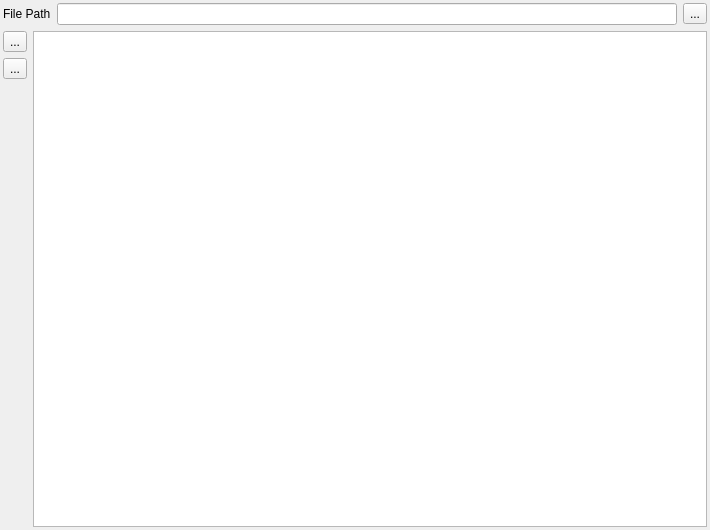
<?xml version="1.0" encoding="UTF-8"?>
<ui version="4.0">
 <class>LoadLevelerMonitor::Widgets::FileViewerWidget</class>
 <widget class="QWidget" name="LoadLevelerMonitor::Widgets::FileViewerWidget">
  <property name="geometry">
   <rect>
    <x>0</x>
    <y>0</y>
    <width>710</width>
    <height>530</height>
   </rect>
  </property>
  <property name="windowTitle">
   <string>File Viewer</string>
  </property>
  <layout class="QGridLayout" name="gridLayout">
   <property name="leftMargin">
    <number>3</number>
   </property>
   <property name="topMargin">
    <number>3</number>
   </property>
   <property name="rightMargin">
    <number>3</number>
   </property>
   <property name="bottomMargin">
    <number>3</number>
   </property>
   <item row="0" column="0">
    <layout class="QHBoxLayout" name="horizontalLayout">
     <item>
      <widget class="QLabel" name="label">
       <property name="text">
        <string>File Path</string>
       </property>
      </widget>
     </item>
     <item>
      <widget class="QLineEdit" name="file_path_line_edit"/>
     </item>
     <item>
      <widget class="QToolButton" name="refresh_tool_button">
       <property name="text">
        <string>...</string>
       </property>
       <property name="icon">
        <iconset resource="../loadleveler_monitor.qrc">
         <normaloff>:/loadleveler_monitor/images/refresh.png</normaloff>:/loadleveler_monitor/images/refresh.png</iconset>
       </property>
      </widget>
     </item>
    </layout>
   </item>
   <item row="1" column="0">
    <layout class="QHBoxLayout" name="horizontalLayout_2">
     <item>
      <layout class="QVBoxLayout" name="verticalLayout">
       <item>
        <widget class="QToolButton" name="scroll_to_end_button">
         <property name="text">
          <string>...</string>
         </property>
         <property name="icon">
          <iconset resource="../../core_plugin/core.qrc">
           <normaloff>:/core/images/go-jump-locationbar.png</normaloff>:/core/images/go-jump-locationbar.png</iconset>
         </property>
         <property name="checkable">
          <bool>true</bool>
         </property>
        </widget>
       </item>
       <item>
        <widget class="QToolButton" name="line_wrap_tool_button">
         <property name="text">
          <string>...</string>
         </property>
         <property name="icon">
          <iconset resource="../../core_plugin/core.qrc">
           <normaloff>:/core/images/scroll-to-end.png</normaloff>:/core/images/scroll-to-end.png</iconset>
         </property>
         <property name="checkable">
          <bool>true</bool>
         </property>
        </widget>
       </item>
       <item>
        <spacer name="verticalSpacer">
         <property name="orientation">
          <enum>Qt::Vertical</enum>
         </property>
         <property name="sizeHint" stdset="0">
          <size>
           <width>20</width>
           <height>40</height>
          </size>
         </property>
        </spacer>
       </item>
      </layout>
     </item>
     <item>
      <widget class="QTextBrowser" name="file_context_browser">
       <property name="lineWrapMode">
        <enum>QTextEdit::NoWrap</enum>
       </property>
      </widget>
     </item>
    </layout>
   </item>
  </layout>
  <action name="action_refresh">
   <property name="icon">
    <iconset resource="../loadleveler_monitor.qrc">
     <normaloff>:/loadleveler_monitor/images/refresh.png</normaloff>:/loadleveler_monitor/images/refresh.png</iconset>
   </property>
   <property name="text">
    <string>Refresh</string>
   </property>
  </action>
  <action name="action_scroll_to_end">
   <property name="checkable">
    <bool>true</bool>
   </property>
   <property name="icon">
    <iconset resource="../../core_plugin/core.qrc">
     <normaloff>:/core/images/scroll-to-end.png</normaloff>:/core/images/scroll-to-end.png</iconset>
   </property>
   <property name="text">
    <string>Scroll to end</string>
   </property>
  </action>
  <action name="action_line_wrap">
   <property name="checkable">
    <bool>true</bool>
   </property>
   <property name="icon">
    <iconset resource="../../core_plugin/core.qrc">
     <normaloff>:/core/images/go-jump-locationbar.png</normaloff>:/core/images/go-jump-locationbar.png</iconset>
   </property>
   <property name="text">
    <string>Line wrap</string>
   </property>
  </action>
 </widget>
 <resources>
  <include location="../../core_plugin/core.qrc"/>
  <include location="../loadleveler_monitor.qrc"/>
 </resources>
 <connections/>
</ui>
